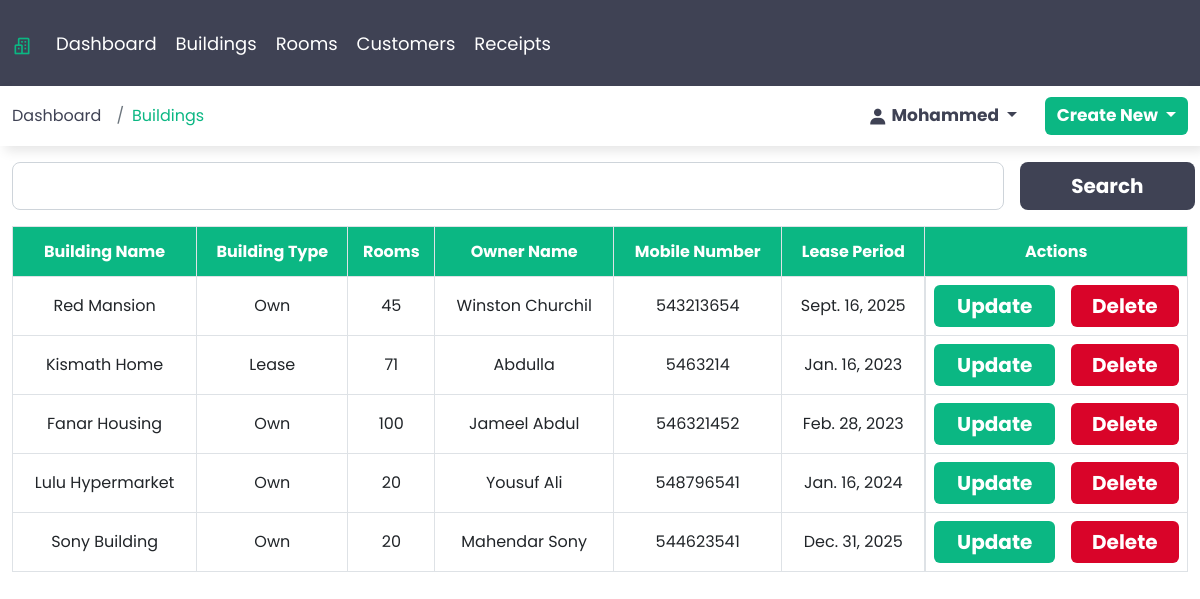
The page /buildings (signed in) on the database as committed earlier.
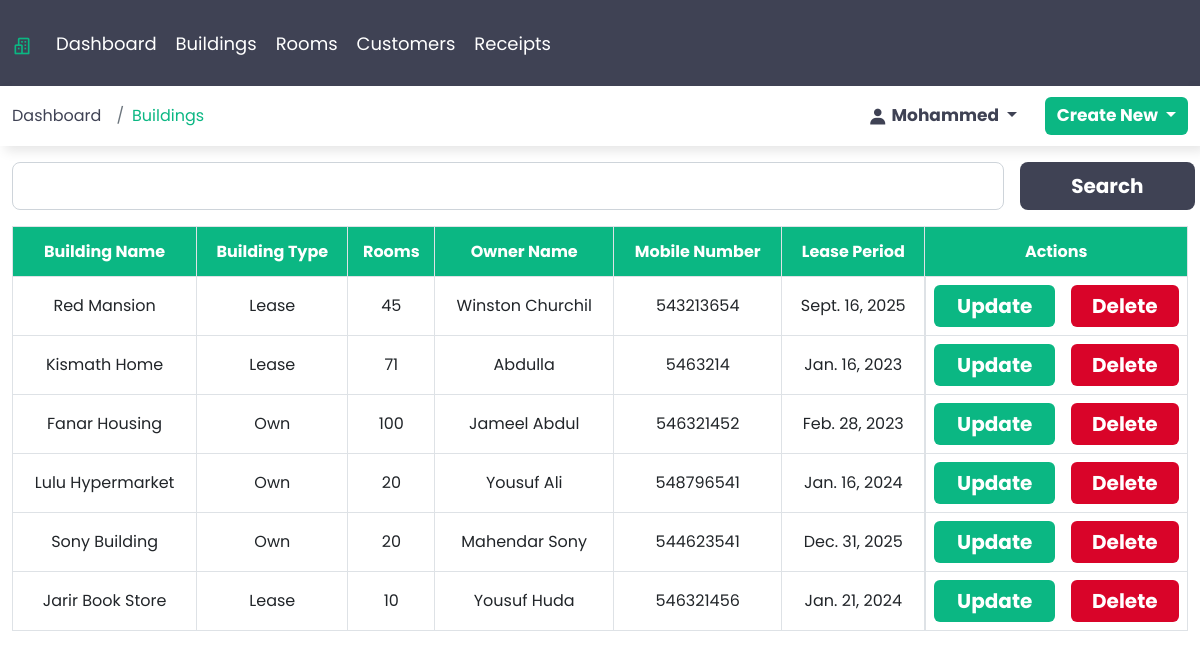
The same page on the database as committed later.
### webapp/models.py (models this page shows, shortened)
class Building(models.Model):
    building_name = models.CharField(max_length=50)
    name_of_owner = models.CharField(max_length=50)
    building_type = models.ForeignKey(BuildingType, on_delete=models.CASCADE)
    number_of_rooms = models.IntegerField()
    mobile_number = models.IntegerField()
    current_lease_period = models.DateField()
    class Meta:
        verbose_name_plural = 'Buildings'

class BuildingType(models.Model):
    building_type = models.CharField(max_length=100)
    class Meta:
        verbose_name_plural = 'Building Type'
    def __str__(self):
        return self.building_type

### webapp/views.py (the view)
# urls.py: path('buildings', views.BuildingsView, name='buildings'),
@login_required()
def BuildingsView(request):
    building_list = Building.objects.all()
    return render(request, 'buildings.html', {'context': 'Buildings', 'building_list': building_list})

### templates/buildings.html (shortened to what this page needs)
{% extends 'base.html' %}
{% load static %}
{% block content %}
    <div class="container-fluid">
        <div class="sub-box">
            <div class="row">
                <div class="col-sm-12 mt-3">
                    <div class="row">
                        <div class="col-sm-12 col-md-12 col-lg-12 col-xl-12 col-xxl-12 search-col">
                            <form action="" class="d-flex gap-3">
                                <input type="text" class="form-control form-control-lg" id="search" >
                                <button type="submit" class="btn btn-lg search">Search</button>
                            </form>
                        </div>
                    </div>
                </div>
                <div class="col-sm-12 mt-3 table-responsive">
                    <table class="table table-hover table-bordered text-center ">
                        <thead>
                            <tr>
                                <th scope="col" class="align-middle">Building Name</th>
                                <th scope="col" class="align-middle">Building Type</th>
                                <th scope="col" class="align-middle">Rooms</th>
                                <th scope="col" class="align-middle">Owner Name</th>
                                <th scope="col" class="align-middle">Mobile Number</th>
                                <th scope="col" class="align-middle">Lease Period</th>
                                <th scope="col" class="align-middle">Actions</th>
                            </tr>
                        </thead>
                        <tbody>
                            {% for list in building_list %}
                            <tr>
                                <td class="align-middle">{{list.building_name}}</td>
                                <td class="align-middle">{{list.building_type}}</td>
                                <td class="align-middle">{{list.number_of_rooms}}</td>
                                <td class="align-middle">{{list.name_of_owner}}</td>
                                <td class="align-middle">{{list.mobile_number}}</td>
                                <td class="align-middle">{{list.current_lease_period}}</td>
                                <td class="d-flex justify-content-between gap-3">
                                    <a href="{% url 'update_building' list.id %}" class="btn update">Update</a>
                                    <form action="{% url 'delete_building' list.id %}" method="post">
                                        <input type="submit" value="Delete" class="btn delete">
                                    </form>
                                </td>
                            </tr>
                            {% endfor %}
                        </tbody>
                    </table>
                </div>
            </div>
        </div>
    </div>
{% endblock %}

Rows that differ between the two databases and show on the page:
changed Building "Red Mansion": building_type "Own" → "Lease"
added Building: building_name "Jarir Book Store", building_type "Lease", number_of_rooms "10", name_of_owner "Yousuf Huda", mobile_number "546321456", current_lease_period "Jan. 21, 2024"
